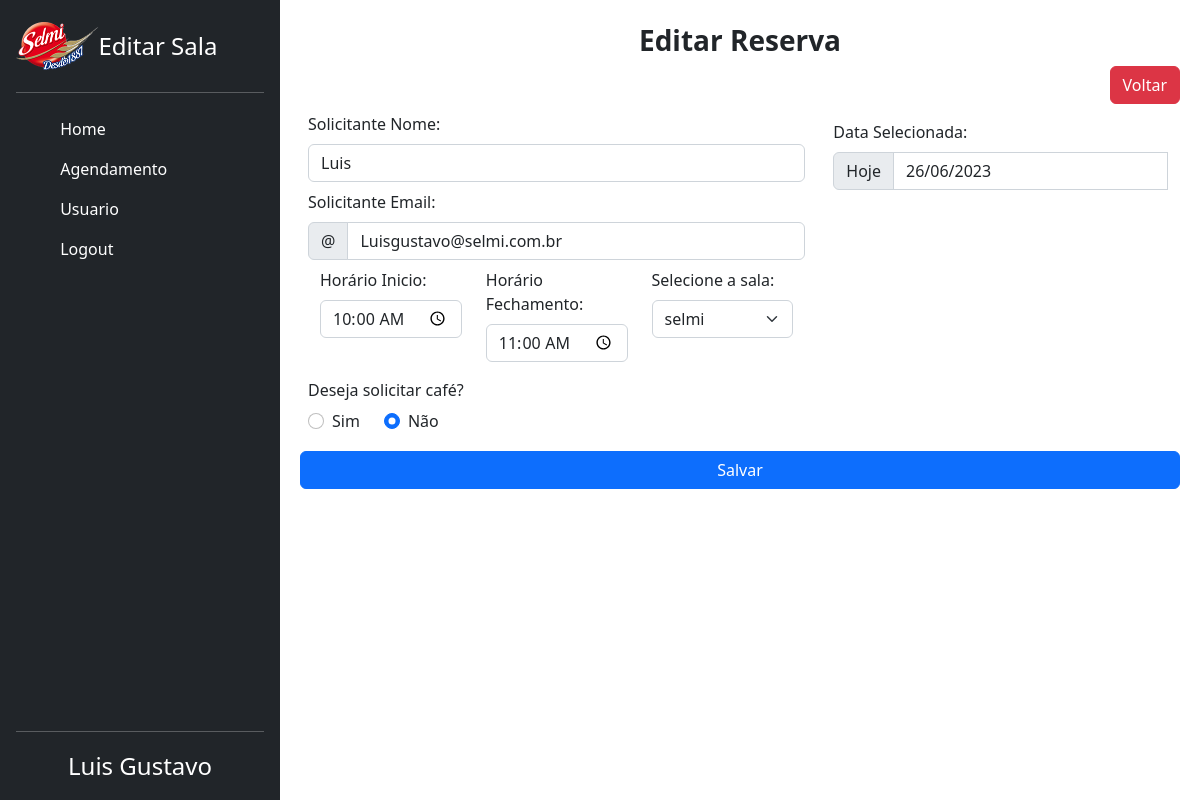
Screenshot of /index.php?menu=editarAgendamento&id=141 (signed in) with the database file from the repository.
### tables this page shows
CREATE TABLE `salas` (
  `id` int(11) NOT NULL,
  `sol_name` varchar(45) NOT NULL,
  `sol_email` varchar(45) NOT NULL,
  `hora_ini` time NOT NULL,
  `hora_fim` time NOT NULL,
  `sala` varchar(45) NOT NULL,
  `obs_cafe` varchar(45) NOT NULL,
  `data` date NOT NULL,
  `usuarioId` int(11) DEFAULT NULL
);

### src/config/class_agenda.php (called while the page is built, shortened)
<?php
class DatabaseAgenda  extends Dbconfig
{
    public function Procura_Dados_Agenda($id)
    {
        $mysql_conn = $this->connect();
        $sql = "SELECT salas.*, users.name, users.email FROM salas INNER JOIN users
ON agenda.salas.usuarioId = agenda.users.id WHERE salas.id = '$id'";
        $findAgenda = $mysql_conn->query($sql);
        if (mysqli_num_rows($findAgenda) > 0) {
            return $findAgenda;
        } else {
            $sql = "SELECT id, sol_name, sol_email, hora_ini, hora_fim, sala, obs_cafe, data FROM salas WHERE id= '$id'";
            $agenda = $mysql_conn->query($sql);
            return $agenda;
        }
    }
};

### src/pages/agenda/view_edit.php (the view, shortened to what this page needs)
<?php
include_once("./src/components/header.php");
include_once("./src/components/sidebar.php");
$databaseAgenda = new DatabaseAgenda();
$agenda = $databaseAgenda->Procura_Dados_Agenda($_GET['id']);
?>
<div class="content-wrapper w-100 bg-secundario" id="viewAgenda">
    <section class="content">
        <div class="row">
            <div class="col-md-12">
                <div class="box box-primary">
                    <div class="box-header with-border mt-4" align="center">
                        <h3 class="box-title"><b>Editar Reserva</b></h3>
                    </div>
                    <div align="right">
                        <a href="./" class="btn btn-danger">Voltar</a>
                    </div>
                    <form action="" method="post">
                        <div class="container">
                            <div class="row gap-2 ">
                                <?php foreach ($agenda as $row) : ?>
                                    <div class="col col-lg-7 p-2">
                                        <div class="">
                                            <label for="name">Solicitante Nome:</label>
                                            <div class="input-group mt-2">
                                                <input name="sol_name" value="<?= htmlspecialchars($row['sol_name']) ?>" type="text" class="form-control" placeholder="Solicitante Nome" aria-label="nome" aria-describedby="input-name">
                                            </div>
                                        </div>
                                        <div class="mt-2">
                                            <label for="email">Solicitante Email:</label>
                                            <div class="input-group mt-2">
                                                <span class="input-group-text" id="icon-email">@</span>
                                                <input name="sol_email" value="<?= htmlspecialchars($row['sol_email']) ?>" type="text" class="form-control" placeholder="Solicitante Email" aria-label="email" aria-describedby="input-email">
                                            </div>
                                        </div>
                                        <div class="container mt-2">
                                            <div class="row">
                                                <div class="col">
                                                    <label for="inicio">Horário Inicio:</label>
                                                    <div class="input-group mt-2">
                                                        <input value="<?= htmlspecialchars($row['hora_ini']) ?>" type="time" class="form-control" id="hora_inicio" name="hora_inicio">
                                                    </div>
                                                </div>
                                                <div class="col">
                                                    <label for="fechamento">Horário Fechamento:</label>
                                                    <div class="input-group mt-2">
                                                        <input value="<?= htmlspecialchars($row['hora_fim']) ?>" type="time" class="form-control" id="hora_fechamento" name="hora_fechamento">
                                                    </div>
                                                </div>
                                                <div class="col">
                                                    <label for="sala">Selecione a sala:</label>
                                                    <div class="input-group mt-2">
                                                        <select class="form-select" aria-label="Default select example" name="sala">
                                                            <option selected><?= $row['sala']; ?> </option>
                                                        </select>
                                                    </div>
                                                </div>
                                            </div>
                                        </div>
                                        <fieldset class="col mt-3">
                                            <legend class="col-form-label pt-0">Deseja solicitar café?</legend>
                                            <div class="col-sm-10">
                                                <div class="d-flex gap-4">
                                                    <div class="form-check" id="option_cafe_sim" for="coffe_sim">
                                                        <input class="form-check-input" type="radio" name="Option Coffe" id="coffe_sim" value="coffe_sim" checked>
                                                        <label class="form-check-label" for="coffe_sim">
                                                            Sim
                                                        </label>
                                                    </div>
                                                    <div class="form-check" id="option_cafe_nao" for="coffe_nao">
                                                        <input class="form-check-input" type="radio" name="Option Coffe" id="coffe_nao" value="coffe_nao">
                                                        <label class="form-check-label" for="coffe_nao">
                                                            Não
                                                        </label>
                                                    </div>
                                                </div>
                                            </div>
                                        </fieldset>
                                    </div>
                                    <div class="col">
                                        <div class="mt-3">
                                            <label for="day">Data Selecionada:</label>
                                            <div class="input-group mt-2">
                                                <button class="input-group-text" id="btn-day">Hoje</button>
                                                <input value="<?= htmlspecialchars(date_format(date_create($row['data']), "d/m/Y")); ?>" type="text" class="form-control" id="data-selecionada" placeholder="Data Selecionada">
                                            </div>
                                        </div>
                                    </div>
                                <?php endforeach ?>
                                <button class="btn btn-primary" id="salvar-sala" type="submit">Salvar</button>
                            </div>
                        </div>
                    </form>
                </div>
            </div>
        </div>
    </section>
</div>
<?php
include_once("./src/components/footer.php");
?>

### src/components/header.php (style rules this page uses)
body { overflow: hidden; }
.bg-secundario { background-color: #FFFFFF; height: 100vh; padding: 0 20px; overflow: auto; }

### rows the page displays
salas: sol_name "Luis", sol_email "Luisgustavo@selmi.com.br", hora_inicio "10:00:00", hora_fechamento "11:00:00", sala "selmi", data "26/06/2023"

### other values shown
$item['item_menu'] "Editar Sala"
$item['item_menu'] "Home"
$item['item_menu'] "Agendamento"
$_SESSION['username'] "Luis Gustavo"
